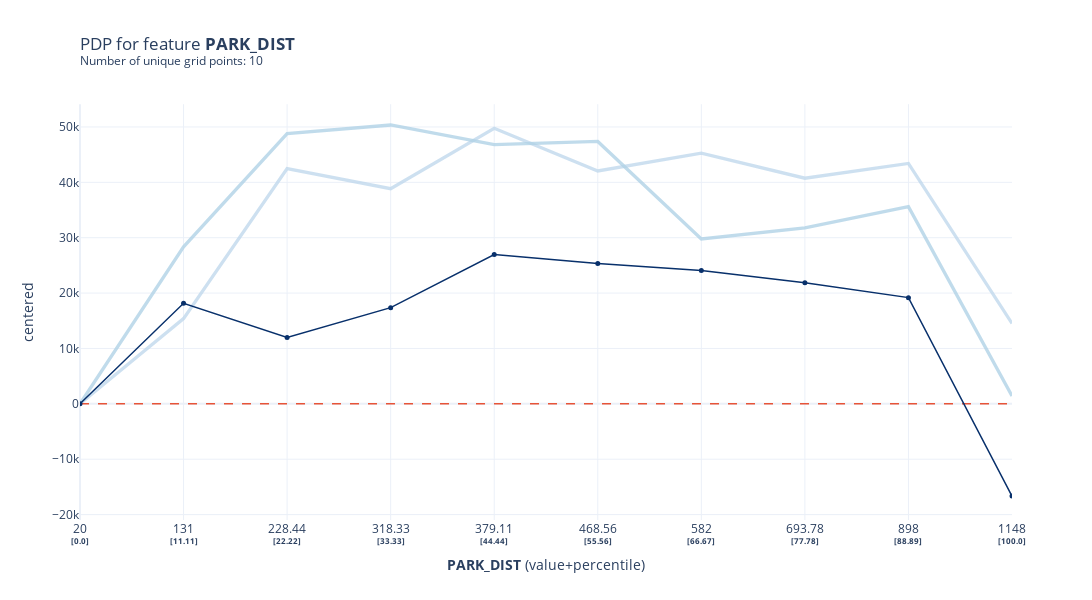

Notebook cell for this chart:
### Code cell
fig, axes = pdp_single_feature.plot(to_bins=True, plot_lines=True,\
                                    frac_to_plot=0.01, show_percentile=True)
fig.show()

### Figure 1 — Plotly figure (JSON) as saved in the notebook; plotly's stock layout.template omitted (floating-point values rounded to 4 significant figures)
{"data": [{"hoverinfo": "none", "line": {"color": "rgba(193,217,237,0.8)", "width": 3.322}, "mode": "lines", "type": "scatter", "x": [0, 1, 2, 3, 4, 5, 6, 7, 8, 9], "xaxis": "x", "y": [0, 15390.0, 42480.0, 38840.0, 49770.0, 42050.0, 45280.0, 40740.0, 43410.0, 14520.0], "yaxis": "y"}, {"hoverinfo": "none", "line": {"color": "rgba(177,210,231,0.8)", "width": 3.322}, "mode": "lines", "type": "scatter", "x": [0, 1, 2, 3, 4, 5, 6, 7, 8, 9], "xaxis": "x", "y": [0, 28350.0, 48790.0, 50350.0, 46820.0, 47390.0, 29780.0, 31750.0, 35600.0, 1432.0], "yaxis": "y"}, {"hoverinfo": "none", "line": {"color": "#E75438", "dash": "dash", "width": 1.5}, "mode": "lines", "type": "scatter", "x": [0, 1, 2, 3, 4, 5, 6, 7, 8, 9], "xaxis": "x", "y": [0, 0, 0, 0, 0, 0, 0, 0, 0, 0], "yaxis": "y"}, {"hovertemplate": "%{y}", "line": {"color": "rgba(8,48,107,1.0)", "width": 1.5}, "marker": {"color": "rgba(8,48,107,1.0)", "size": 5}, "mode": "lines+markers", "name": "pdp", "type": "scatter", "x": [0, 1, 2, 3, 4, 5, 6, 7, 8, 9], "xaxis": "x", "y": [0, 18160.0, 11970.0, 17370.0, 26950.0, 25330.0, 24070.0, 21840.0, 19180.0, -16660.0], "yaxis": "y"}], "layout": {"height": 600, "showlegend": false, "title": {"text": "PDP for feature <b>PARK_DIST</b> <br><sup>Number of unique grid points: 10</sup>", "x": 0, "xref": "paper"}, "width": 1200, "xaxis": {"anchor": "y", "domain": [0, 1], "range": [0, 9], "ticktext": ["20<br><sup><b>[0.0]</b></sup>", "131<br><sup><b>[11.11]</b></sup>", "228.44<br><sup><b>[22.22]</b></sup>", "318.33<br><sup><b>[33.33]</b></sup>", "379.11<br><sup><b>[44.44]</b></sup>", "468.56<br><sup><b>[55.56]</b></sup>", "582<br><sup><b>[66.67]</b></sup>", "693.78<br><sup><b>[77.78]</b></sup>", "898<br><sup><b>[88.89]</b></sup>", "1148<br><sup><b>[100.0]</b></sup>"], "tickvals": [0, 1, 2, 3, 4, 5, 6, 7, 8, 9], "title": {"text": "<b>PARK_DIST</b> (value+percentile)"}}, "yaxis": {"anchor": "x", "domain": [0, 0.99], "title": {"text": "centered"}}}}
